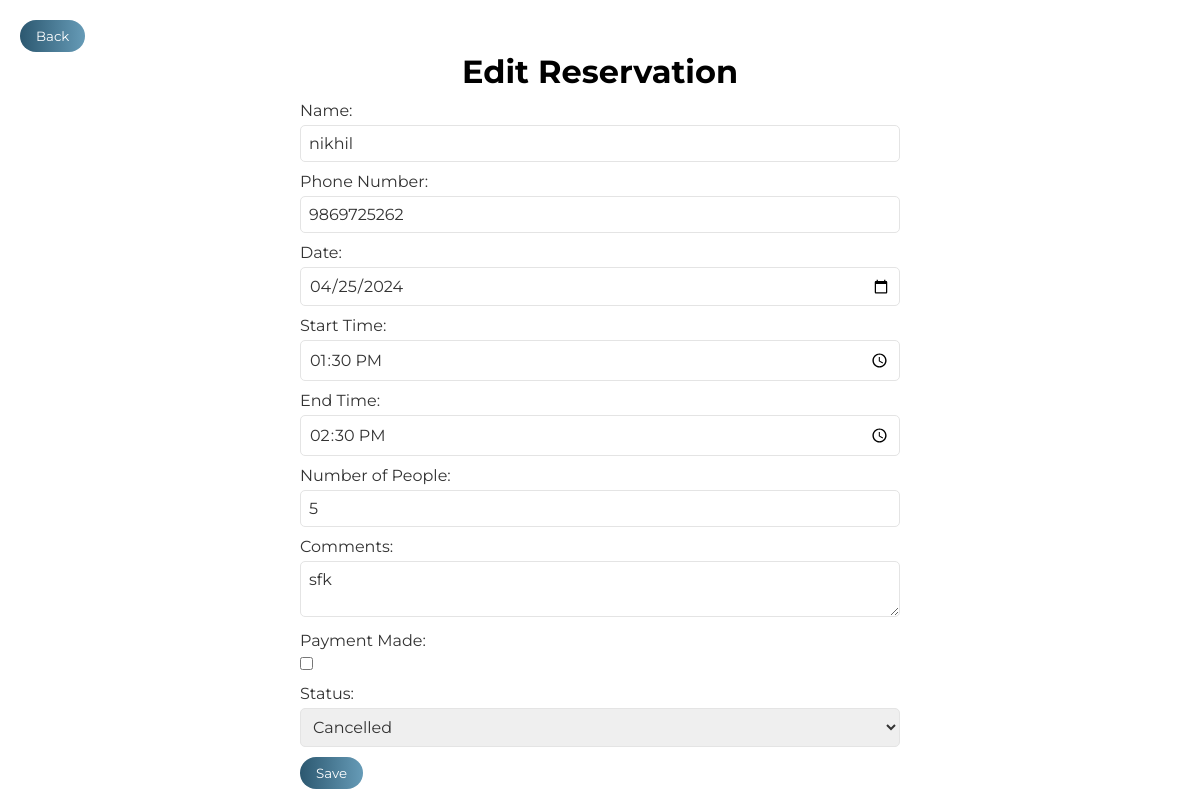
Screenshot of /edit_reservation_user/7/ with the database file from the repository.
### OneByteFood/models.py (models this page shows)
class Reservation(models.Model):
    id = models.AutoField(primary_key=True)
    name = models.CharField(max_length=100)
    phone = models.CharField(max_length=20)
    date = models.DateField()
    start_time = models.TimeField()
    end_time = models.TimeField()
    num_people = models.IntegerField()
    comments = models.TextField()
    payment_made = models.BooleanField(default=False)
    status = models.CharField(max_length=50, default='pending')

### OneByteFood/views.py (the view)
# urls.py: path('edit_reservation_user/<int:reservation_id>/', onebytefood_views.edit_reservation_user, name='edit_reservation_user'),
def edit_reservation_user(request, reservation_id):
    reservation = get_object_or_404(Reservation, pk=reservation_id)
    return render(request, 'edit_res_user.html', {'reservation': reservation})

### templates/edit_res_user.html (shortened to what this page needs)
<!DOCTYPE html>
<html lang="en">
    <head>
        <link rel="stylesheet" href="/static/css/user_edit.css">
    </head>
    <body>
        <a href="http://127.0.0.1:8000/reservation/user_reservation_history/"><button class="Back-Btn"> Back </button></a>
        <h1 class="h1">Edit Reservation</h1>
        <form class="form" method="POST" action="{% url 'update_reservation_user' %}">
            <label for="name">Name:</label>
            <input type="text" id="name" name="name" value="{{ reservation.name }}" required>
            <label for="phone">Phone Number:</label>
            <input type="tel" id="phone" name="phone" value="{{ reservation.phone }}" required>
            <label for="date">Date:</label>
            <input type="date" id="date" name="date" value="{{ reservation.date|date:'Y-m-d' }}" required>
            <label for="start_time">Start Time:</label>
            <input type="time" id="start_time" name="start_time" value="{{ reservation.start_time|time:'H:i' }}" required>
            <label for="end_time">End Time:</label>
            <input type="time" id="end_time" name="end_time" value="{{ reservation.end_time|time:'H:i' }}" required>
            <label for="num_people">Number of People:</label>
            <input type="number" id="num_people" name="num_people" value="{{ reservation.num_people }}" required>
            <label for="comments">Comments:</label>
            <textarea id="comments" name="comments">{{ reservation.comments }}</textarea>
            <div class="payment">
                <label for="payment_made">Payment Made:</label>
                <input type="checkbox" id="payment_made" name="payment_made" {% if reservation.payment_made %} checked {% endif %}>
            </div>
            <label for="status">Status:</label>
            <select id="status" name="status" required>
                <option value="cancelled" {% if reservation.status == 'cancelled' %} selected {% endif %}>Cancelled</option>
            </select>
            <button type="submit">Save</button>
        </form>
    </body>
</html>

### static/css/user_edit.css (style rules this page uses)
* { margin: 0; padding: 0; box-sizing: border-box; font-family: 'Montserrat', sans-serif; }
h1 { text-align: center; margin-bottom: 10px; }
form { width: 50%; margin: 0 auto; }
label { display: block; margin-bottom: 5px; color: #333; }
input[type="text"], input[type="tel"], input[type="date"], input[type="time"], input[type="number"], textarea, select { width: 100%; padding: 8px; border-radius: 5px; border: 1px solid #E4E4E4; font-size: 16px; color: #333; margin-bottom: 10px; }
.payment { margin-bottom: 10px; }
.payment label { display: block; margin-bottom: 5px; color: #333; }
.payment input[type="checkbox"] { margin-right: 5px; }
select { width: 100%; padding: 8px; border-radius: 5px; border: 1px solid #E4E4E4; font-size: 16px; color: #333; margin-bottom: 10px; }
button[type="submit"], button.Back-Btn, .edit-btn, .cancel-btn { padding: 8px 16px; color: #fff; border: none; border-radius: 20px; cursor: pointer; }
button[type="submit"] { background: linear-gradient(to right, #2c5870, #669bb7); }
button.Back-Btn { background: linear-gradient(to right, #2c5870, #669bb7); text-decoration: none; display: inline-block; margin-top: 20px; margin-left: 20px; }

### rows the page displays
Reservation: name "nikhil", phone "9869725262", date "04/25/2024", start_time "13:30", end_time "14:30", num_people "5", comments "sfk", status "Cancelled"
